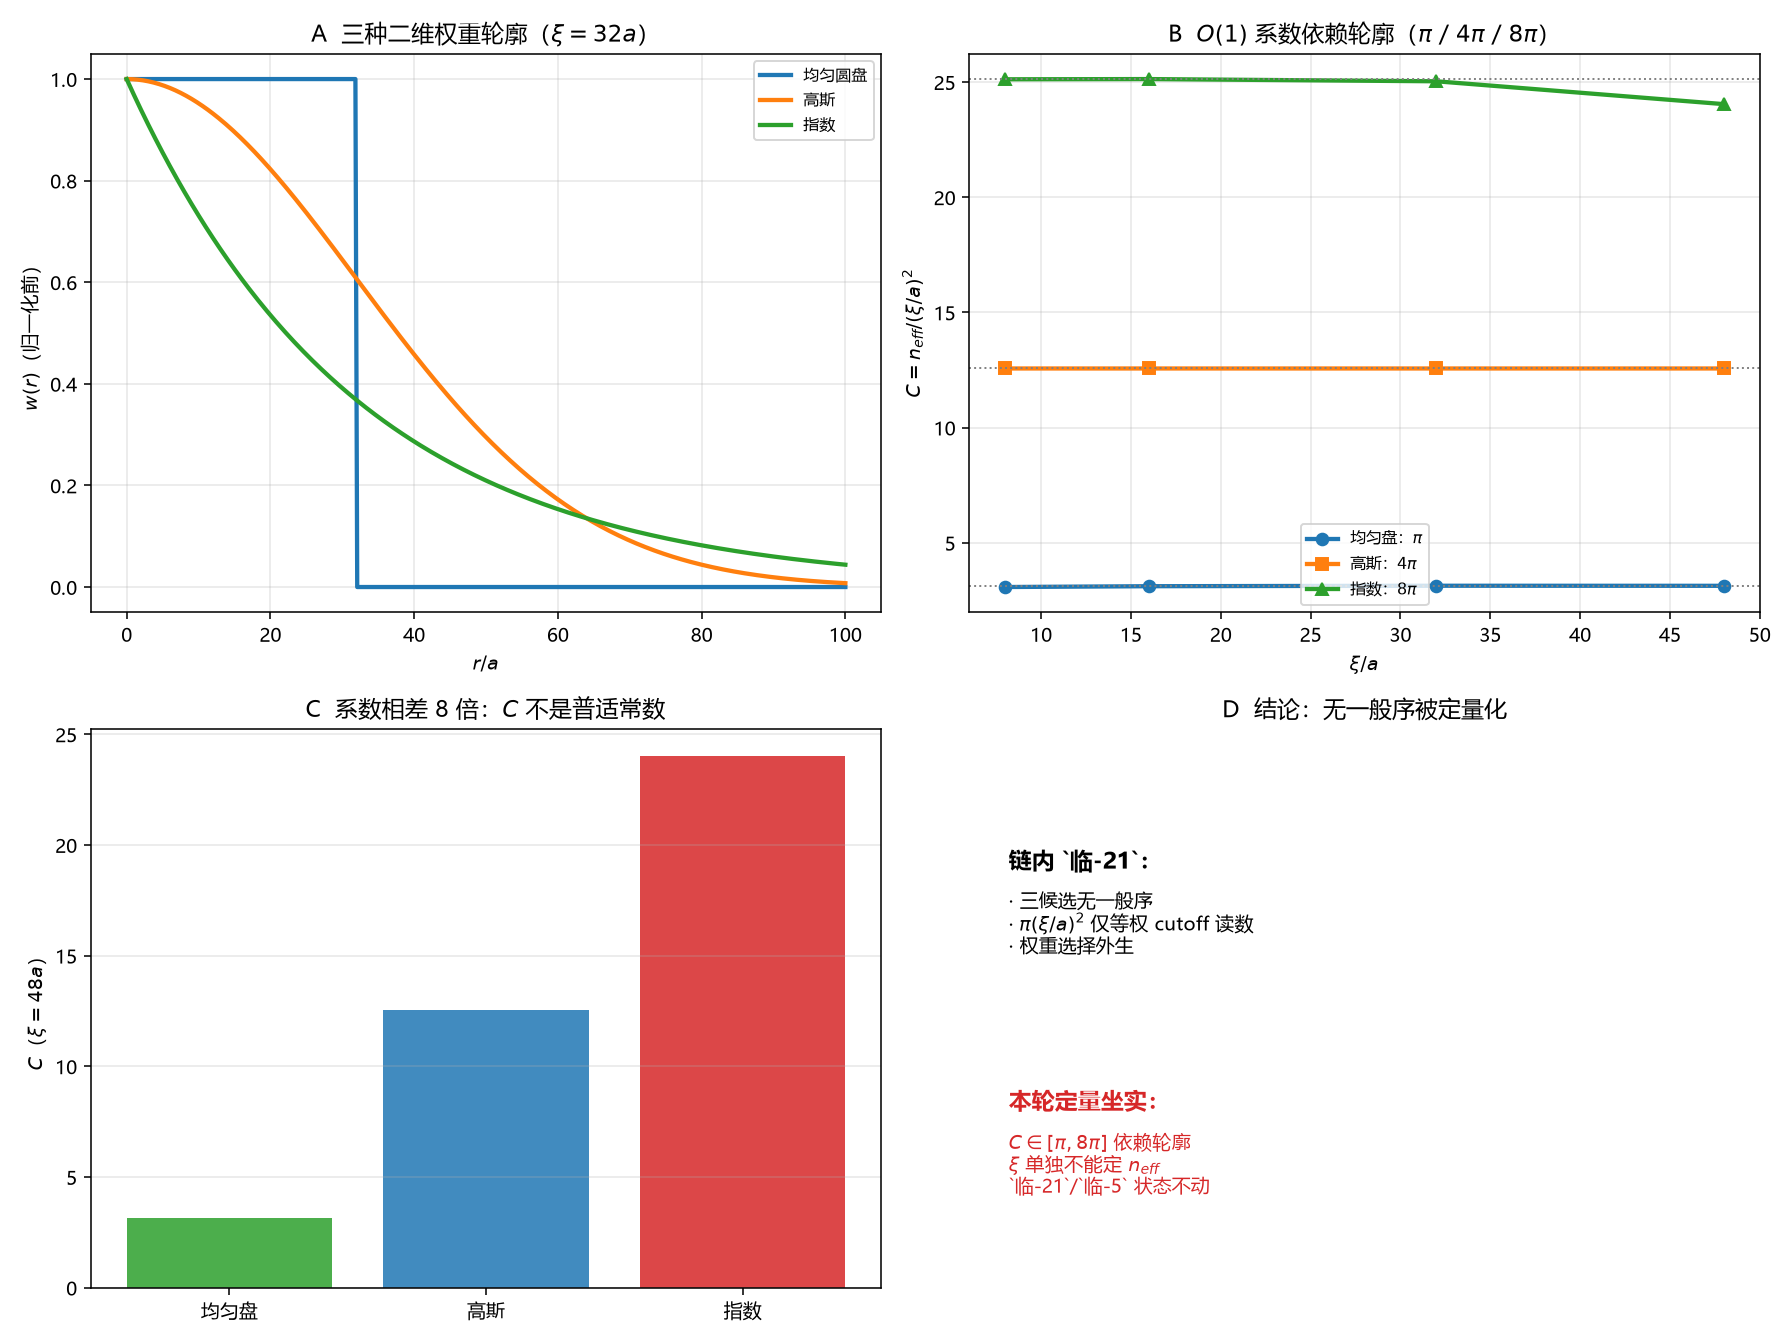

This figure's Python source:
# -*- coding: utf-8 -*-
"""
R37：二维参与比的 O(1) 系数依赖衰减轮廓
=====================================================================
预注册 R37 的 P1–P5（跑数前写死）：
  P1 原文审计 临-21 三候选/无一般序/pi 读数
  P2 IPR 标准与二维积分（B 类）
  P3 三类轮廓的 C=n_eff/(xi/a)^2 排序 pi<4pi<8pi
  P4 系数不定 => xi 单独不能定 n_eff
  P5 Lean 一般权重恒等式

复跑：python "10 探索/超导第一性研究/04_计算验证/R37_参与比系数轮廓依赖.py"
"""
import csv
import math
import os
import sys

try:
    sys.stdout.reconfigure(encoding="utf-8")
except Exception:
    pass

import numpy as np
import matplotlib
matplotlib.use("Agg")
import matplotlib.pyplot as plt

plt.rcParams["font.sans-serif"] = ["Microsoft YaHei", "SimHei", "DejaVu Sans"]
plt.rcParams["axes.unicode_minus"] = False

OUT = os.path.dirname(os.path.abspath(__file__))
ROOT = os.path.abspath(os.path.join(OUT, "..", "..", ".."))


def n_eff(w):
    return float(np.sum(w) ** 2 / np.sum(w ** 2))


def main():
    # ---------- P1 ----------
    chain = open(os.path.join(ROOT, "10 探索", "CQM_探索_推导链.md"), encoding="utf-8").read()
    checks = {
        "三候选未定": "取相干长度、能窗宽度、还是费米面壳层" in chain,
        "无一般序": "无一般序" in chain,
        "pi读数": "$\\pi(\\xi/a)^2$" in chain or "pi(\\xi/a)^2" in chain,
        "权重外生": "权重选择与材料归一外生" in chain,
    }
    assert all(checks.values()), "P1: 原文审计失败 %s" % checks

    # ---------- P3：三类轮廓 ----------
    L = 501
    a = 1.0
    coord = (np.arange(L) - L // 2) * a
    X, Y = np.meshgrid(coord, coord, indexing="ij")
    R = np.sqrt(X ** 2 + Y ** 2)

    xis = [8.0, 16.0, 32.0, 48.0]
    profiles = {
        "均匀圆盘": lambda r, xi: (r <= xi).astype(float),
        "高斯": lambda r, xi: np.exp(-r ** 2 / (2 * xi ** 2)),
        "指数": lambda r, xi: np.exp(-r / xi),
    }
    theo = {"均匀圆盘": math.pi, "高斯": 4 * math.pi, "指数": 8 * math.pi}

    coeff = {name: [] for name in profiles}
    for xi in xis:
        for name, f in profiles.items():
            w = f(R, xi)
            ne = n_eff(w)
            coeff[name].append(ne / xi ** 2)
    coeff = {k: np.array(v) for k, v in coeff.items()}

    # 大 xi 的相对误差
    rel = {k: abs(v[-1] - theo[k]) / theo[k] for k, v in coeff.items()}
    assert all(r < 0.10 for r in rel.values()), "P3: 系数相对误差 %s" % rel
    assert coeff["均匀圆盘"][-1] < coeff["高斯"][-1] < coeff["指数"][-1], "P3: 系数排序错"

    print("R37 参与比系数轮廓依赖（结构审计，无拟合）：")
    print("  P1 原文：%s" % checks)
    for k in profiles:
        print("  %s：C=%.3f (xi=48)，理论 %.3f，相对误差 %.2f%%"
              % (k, coeff[k][-1], theo[k], 100 * rel[k]))
    print("  系数比 8pi/pi = 8.00：xi 单独不能定 n_eff")
    print("  P4 与链内‘无一般序、权重外生’一致；P5 Lean")

    # ---------- 四面板 ----------
    fig, axes = plt.subplots(2, 2, figsize=(12.8, 9.6))

    ax = axes[0, 0]
    rr = np.linspace(0, 100, 400)
    for name, f in profiles.items():
        ax.plot(rr, f(rr, 32.0), lw=2.2, label=name)
    ax.set_xlabel("$r/a$")
    ax.set_ylabel("$w(r)$（归一化前）")
    ax.set_title("A  三种二维权重轮廓（$\\xi=32a$）")
    ax.legend(fontsize=8)
    ax.grid(alpha=0.3)

    ax = axes[0, 1]
    ax.plot(xis, coeff["均匀圆盘"], "o-", lw=2.2, ms=6, label="均匀盘：$\\pi$")
    ax.plot(xis, coeff["高斯"], "s-", lw=2.2, ms=6, label="高斯：$4\\pi$")
    ax.plot(xis, coeff["指数"], "^-", lw=2.2, ms=6, label="指数：$8\\pi$")
    for k, val in theo.items():
        ax.axhline(val, color="gray", ls=":", lw=1.0)
    ax.set_xlabel("$\\xi/a$")
    ax.set_ylabel("$C=n_{eff}/(\\xi/a)^2$")
    ax.set_title("B  $O(1)$ 系数依赖轮廓（$\\pi$ / $4\\pi$ / $8\\pi$）")
    ax.legend(fontsize=8)
    ax.grid(alpha=0.3)

    ax = axes[1, 0]
    bars = ax.bar(range(3), [coeff[k][-1] for k in ["均匀圆盘", "高斯", "指数"]],
                  color=["#2ca02c", "#1f77b4", "#d62728"], alpha=0.85)
    ax.set_xticks(range(3))
    ax.set_xticklabels(["均匀盘", "高斯", "指数"])
    ax.set_ylabel("$C$（$\\xi=48a$）")
    ax.set_title("C  系数相差 8 倍：$C$ 不是普适常数")
    ax.grid(alpha=0.3, axis="y")

    ax = axes[1, 1]
    ax.text(0.05, 0.75, "链内 `临-21`：", fontsize=12, weight="bold")
    ax.text(0.05, 0.60, "· 三候选无一般序\n· $\\pi(\\xi/a)^2$ 仅等权 cutoff 读数\n· 权重选择外生", fontsize=10)
    ax.text(0.05, 0.32, "本轮定量坐实：", fontsize=12, weight="bold", color="#d62728")
    ax.text(0.05, 0.17, "$C\\in[\\pi,8\\pi]$ 依赖轮廓\n$\\xi$ 单独不能定 $n_{eff}$\n`临-21`/`临-5` 状态不动", fontsize=10, color="#d62728")
    ax.set_xlim(0, 1)
    ax.set_ylim(0, 1)
    ax.axis("off")
    ax.set_title("D  结论：无一般序被定量化")

    fig.tight_layout()
    png = os.path.join(OUT, "R37_参与比系数轮廓依赖.png")
    fig.savefig(png, dpi=140)
    plt.close(fig)

    rows = [
        ["P1", "原文四处 %s" % checks, "通过"],
        ["P2", "IPR 与二维积分（B 类）", "外部标准"],
        ["P3", "C=%.2f/%.2f/%.2f" % tuple(coeff[k][-1] for k in ["均匀圆盘","高斯","指数"]), "通过"],
        ["P4", "系数相差 8 倍", "xi 不能单独定 n_eff"],
        ["P5", "一般权重恒等式（Lean）", "由 Lean 承载"],
        ["结论", "无一般序被定量化", "状态不动"],
    ]
    with open(os.path.join(OUT, "R37_参与比系数轮廓依赖_摘要.csv"), "w",
              newline="", encoding="utf-8-sig") as fo:
        wr = csv.writer(fo)
        wr.writerow(["判据", "数值", "判定"])
        wr.writerows(rows)

    print("图:", png)


if __name__ == "__main__":
    main()
